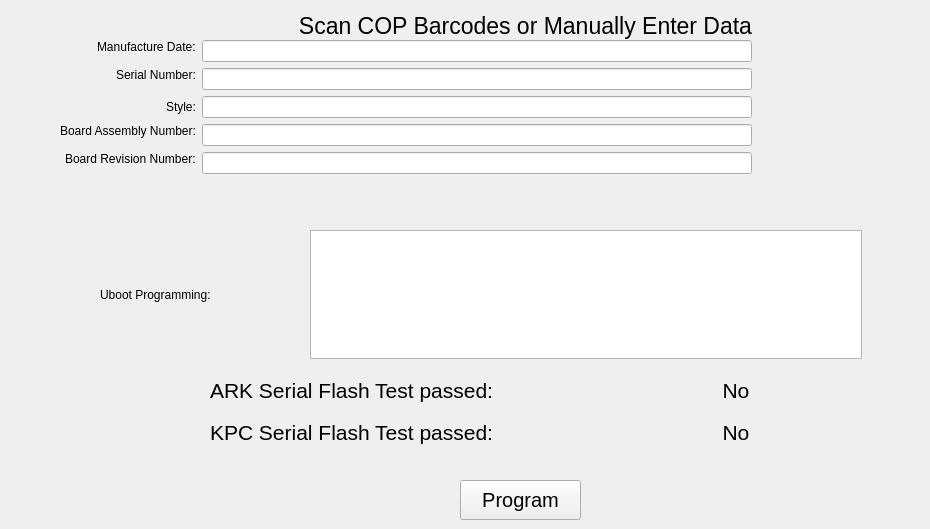
     <widget class="QWidget" name="flashTab">
      <property name="sizePolicy">
       <sizepolicy hsizetype="Fixed" vsizetype="Fixed">
        <horstretch>0</horstretch>
        <verstretch>0</verstretch>
       </sizepolicy>
      </property>
      <attribute name="title">
       <string>Flash</string>
      </attribute>
      <widget class="QLabel" name="label_11">
       <property name="geometry">
        <rect>
         <x>280</x>
         <y>10</y>
         <width>491</width>
         <height>31</height>
        </rect>
       </property>
       <property name="sizePolicy">
        <sizepolicy hsizetype="Fixed" vsizetype="Fixed">
         <horstretch>0</horstretch>
         <verstretch>0</verstretch>
        </sizepolicy>
       </property>
       <property name="font">
        <font>
         <pointsize>17</pointsize>
         <weight>50</weight>
         <bold>false</bold>
        </font>
       </property>
       <property name="text">
        <string>Scan COP Barcodes or Manually Enter Data</string>
       </property>
       <property name="alignment">
        <set>Qt::AlignCenter</set>
       </property>
      </widget>
      <widget class="QPushButton" name="programFlashButton">
       <property name="geometry">
        <rect>
         <x>460</x>
         <y>480</y>
         <width>121</width>
         <height>40</height>
        </rect>
       </property>
       <property name="sizePolicy">
        <sizepolicy hsizetype="Fixed" vsizetype="Fixed">
         <horstretch>0</horstretch>
         <verstretch>0</verstretch>
        </sizepolicy>
       </property>
       <property name="minimumSize">
        <size>
         <width>121</width>
         <height>40</height>
        </size>
       </property>
       <property name="maximumSize">
        <size>
         <width>121</width>
         <height>40</height>
        </size>
       </property>
       <property name="font">
        <font>
         <pointsize>15</pointsize>
         <weight>50</weight>
         <bold>false</bold>
        </font>
       </property>
       <property name="text">
        <string>Program</string>
       </property>
      </widget>
      <widget class="QWidget" name="layoutWidget_7">
       <property name="geometry">
        <rect>
         <x>60</x>
         <y>40</y>
         <width>861</width>
         <height>191</height>
        </rect>
       </property>
       <layout class="QFormLayout" name="formLayout">
        <property name="labelAlignment">
         <set>Qt::AlignRight|Qt::AlignTrailing|Qt::AlignVCenter</set>
        </property>
        <item row="0" column="0">
         <widget class="QLabel" name="sysCtrlManufactureDateLabel">
          <property name="sizePolicy">
           <sizepolicy hsizetype="Fixed" vsizetype="Fixed">
            <horstretch>0</horstretch>
            <verstretch>0</verstretch>
           </sizepolicy>
          </property>
          <property name="text">
           <string>Manufacture Date:</string>
          </property>
         </widget>
        </item>
        <item row="0" column="1">
         <widget class="QLineEdit" name="sysCtrlManufactureDateLineEdit">
          <property name="sizePolicy">
           <sizepolicy hsizetype="Fixed" vsizetype="Fixed">
            <horstretch>0</horstretch>
            <verstretch>0</verstretch>
           </sizepolicy>
          </property>
          <property name="minimumSize">
           <size>
            <width>550</width>
            <height>0</height>
           </size>
          </property>
         </widget>
        </item>
        <item row="1" column="0">
         <widget class="QLabel" name="sysCtrlSerialNumberLabel">
          <property name="sizePolicy">
           <sizepolicy hsizetype="Fixed" vsizetype="Fixed">
            <horstretch>0</horstretch>
            <verstretch>0</verstretch>
           </sizepolicy>
          </property>
          <property name="text">
           <string>Serial Number:</string>
          </property>
         </widget>
        </item>
        <item row="1" column="1">
         <widget class="QLineEdit" name="sysCtrlSerialNumberLineEdit">
          <property name="sizePolicy">
           <sizepolicy hsizetype="Fixed" vsizetype="Fixed">
            <horstretch>0</horstretch>
            <verstretch>0</verstretch>
           </sizepolicy>
          </property>
          <property name="minimumSize">
           <size>
            <width>550</width>
            <height>0</height>
           </size>
          </property>
         </widget>
        </item>
        <item row="2" column="0">
         <widget class="QLabel" name="label_5">
          <property name="text">
           <string>Style:</string>
          </property>
         </widget>
        </item>
        <item row="2" column="1">
         <widget class="QLineEdit" name="sysCtrlStyleLineEdit">
          <property name="sizePolicy">
           <sizepolicy hsizetype="Fixed" vsizetype="Fixed">
            <horstretch>0</horstretch>
            <verstretch>0</verstretch>
           </sizepolicy>
          </property>
          <property name="minimumSize">
           <size>
            <width>550</width>
            <height>0</height>
           </size>
          </property>
         </widget>
        </item>
        <item row="3" column="0">
         <widget class="QLabel" name="sysCtrlBoardAssemblyNumberLabel">
          <property name="sizePolicy">
           <sizepolicy hsizetype="Fixed" vsizetype="Fixed">
            <horstretch>0</horstretch>
            <verstretch>0</verstretch>
           </sizepolicy>
          </property>
          <property name="text">
           <string>Board Assembly Number:</string>
          </property>
         </widget>
        </item>
        <item row="3" column="1">
         <widget class="QLineEdit" name="sysCtrlBoardAssemblyNumberLineEdit">
          <property name="sizePolicy">
           <sizepolicy hsizetype="Fixed" vsizetype="Fixed">
            <horstretch>0</horstretch>
            <verstretch>0</verstretch>
           </sizepolicy>
          </property>
          <property name="minimumSize">
           <size>
            <width>550</width>
            <height>0</height>
           </size>
          </property>
         </widget>
        </item>
        <item row="4" column="0">
         <widget class="QLabel" name="sysCtrlBoardRevisionLabel">
          <property name="sizePolicy">
           <sizepolicy hsizetype="Fixed" vsizetype="Fixed">
            <horstretch>0</horstretch>
            <verstretch>0</verstretch>
           </sizepolicy>
          </property>
          <property name="text">
           <string>Board Revision Number:</string>
          </property>
         </widget>
        </item>
        <item row="4" column="1">
         <widget class="QLineEdit" name="sysCtrlBoardAssemblyRevisionLineEdit">
          <property name="sizePolicy">
           <sizepolicy hsizetype="Fixed" vsizetype="Fixed">
            <horstretch>0</horstretch>
            <verstretch>0</verstretch>
           </sizepolicy>
          </property>
          <property name="minimumSize">
           <size>
            <width>550</width>
            <height>0</height>
           </size>
          </property>
         </widget>
        </item>
       </layout>
      </widget>
      <widget class="QTextEdit" name="ubootProgrammingTextEdit">
       <property name="geometry">
        <rect>
         <x>310</x>
         <y>230</y>
         <width>552</width>
         <height>129</height>
        </rect>
       </property>
       <property name="minimumSize">
        <size>
         <width>541</width>
         <height>111</height>
        </size>
       </property>
      </widget>
      <widget class="QLabel" name="label_28">
       <property name="geometry">
        <rect>
         <x>100</x>
         <y>230</y>
         <width>211</width>
         <height>129</height>
        </rect>
       </property>
       <property name="minimumSize">
        <size>
         <width>211</width>
         <height>31</height>
        </size>
       </property>
       <property name="text">
        <string>Uboot Programming:</string>
       </property>
      </widget>
      <widget class="QLabel" name="lblBoardSiteArkSerialFlashPassed">
       <property name="geometry">
        <rect>
         <x>210</x>
         <y>378</y>
         <width>421</width>
         <height>25</height>
        </rect>
       </property>
       <property name="sizePolicy">
        <sizepolicy hsizetype="Fixed" vsizetype="Fixed">
         <horstretch>0</horstretch>
         <verstretch>0</verstretch>
        </sizepolicy>
       </property>
       <property name="font">
        <font>
         <pointsize>16</pointsize>
         <weight>50</weight>
         <bold>false</bold>
        </font>
       </property>
       <property name="text">
        <string>ARK Serial Flash Test passed:</string>
       </property>
      </widget>
      <widget class="QLabel" name="lblBoardSiteArkSerialFlashAnswerLabel">
       <property name="geometry">
        <rect>
         <x>640</x>
         <y>370</y>
         <width>192</width>
         <height>41</height>
        </rect>
       </property>
       <property name="font">
        <font>
         <pointsize>16</pointsize>
         <weight>50</weight>
         <bold>false</bold>
        </font>
       </property>
       <property name="text">
        <string>No</string>
       </property>
       <property name="alignment">
        <set>Qt::AlignCenter</set>
       </property>
      </widget>
      <widget class="QLabel" name="lblBoardSiteKpcSerialFlashAnswerLabel">
       <property name="geometry">
        <rect>
         <x>640</x>
         <y>412</y>
         <width>192</width>
         <height>41</height>
        </rect>
       </property>
       <property name="font">
        <font>
         <pointsize>16</pointsize>
         <weight>50</weight>
         <bold>false</bold>
        </font>
       </property>
       <property name="text">
        <string>No</string>
       </property>
       <property name="alignment">
        <set>Qt::AlignCenter</set>
       </property>
      </widget>
      <widget class="QLabel" name="lblBoardSiteKpcSerialFlashPassed">
       <property name="geometry">
        <rect>
         <x>210</x>
         <y>420</y>
         <width>421</width>
         <height>25</height>
        </rect>
       </property>
       <property name="sizePolicy">
        <sizepolicy hsizetype="Fixed" vsizetype="Fixed">
         <horstretch>0</horstretch>
         <verstretch>0</verstretch>
        </sizepolicy>
       </property>
       <property name="font">
        <font>
         <pointsize>16</pointsize>
         <weight>50</weight>
         <bold>false</bold>
        </font>
       </property>
       <property name="text">
        <string>KPC Serial Flash Test passed:</string>
       </property>
      </widget>
     </widget>
